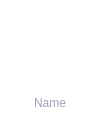
<?xml version="1.0" encoding="UTF-8"?>
<ui version="4.0">
 <class>IconNode</class>
 <widget class="QWidget" name="IconNode">
  <property name="geometry">
   <rect>
    <x>0</x>
    <y>0</y>
    <width>100</width>
    <height>120</height>
   </rect>
  </property>
  <property name="windowTitle">
   <string>Form</string>
  </property>
  <widget class="QPushButton" name="pushButton">
   <property name="geometry">
    <rect>
     <x>0</x>
     <y>0</y>
     <width>100</width>
     <height>120</height>
    </rect>
   </property>
   <property name="font">
    <font>
     <pointsize>50</pointsize>
    </font>
   </property>
   <property name="focusPolicy">
    <enum>Qt::ClickFocus</enum>
   </property>
   <property name="styleSheet">
    <string notr="true">QPushButton
{
    border: 5px;
	border-color: rgb(255, 26, 94);
}

QPushButton::hover
{
    background: #22a1a1a1;
}

QPushButton::pressed
{
    background: #44a1a1a1;
}</string>
   </property>
  </widget>
  <widget class="QLabel" name="labelName">
   <property name="enabled">
    <bool>true</bool>
   </property>
   <property name="geometry">
    <rect>
     <x>0</x>
     <y>88</y>
     <width>100</width>
     <height>30</height>
    </rect>
   </property>
   <property name="styleSheet">
    <string notr="true">font: 14px &quot;Microsoft JhengHei&quot;;
color: #a1a1b6;</string>
   </property>
   <property name="text">
    <string>Name</string>
   </property>
   <property name="alignment">
    <set>Qt::AlignCenter</set>
   </property>
   <property name="wordWrap">
    <bool>true</bool>
   </property>
   <property name="buddy">
    <cstring>pushButton</cstring>
   </property>
  </widget>
  <widget class="QWidget" name="centerWidget" native="true">
   <property name="geometry">
    <rect>
     <x>0</x>
     <y>0</y>
     <width>100</width>
     <height>120</height>
    </rect>
   </property>
   <property name="styleSheet">
    <string notr="true">background: white;</string>
   </property>
  </widget>
  <widget class="QLabel" name="labelPreview">
   <property name="enabled">
    <bool>true</bool>
   </property>
   <property name="geometry">
    <rect>
     <x>10</x>
     <y>8</y>
     <width>80</width>
     <height>80</height>
    </rect>
   </property>
   <property name="text">
    <string/>
   </property>
   <property name="alignment">
    <set>Qt::AlignCenter</set>
   </property>
   <property name="buddy">
    <cstring>pushButton</cstring>
   </property>
  </widget>
  <zorder>centerWidget</zorder>
  <zorder>labelPreview</zorder>
  <zorder>labelName</zorder>
  <zorder>pushButton</zorder>
 </widget>
 <resources/>
 <connections/>
</ui>
